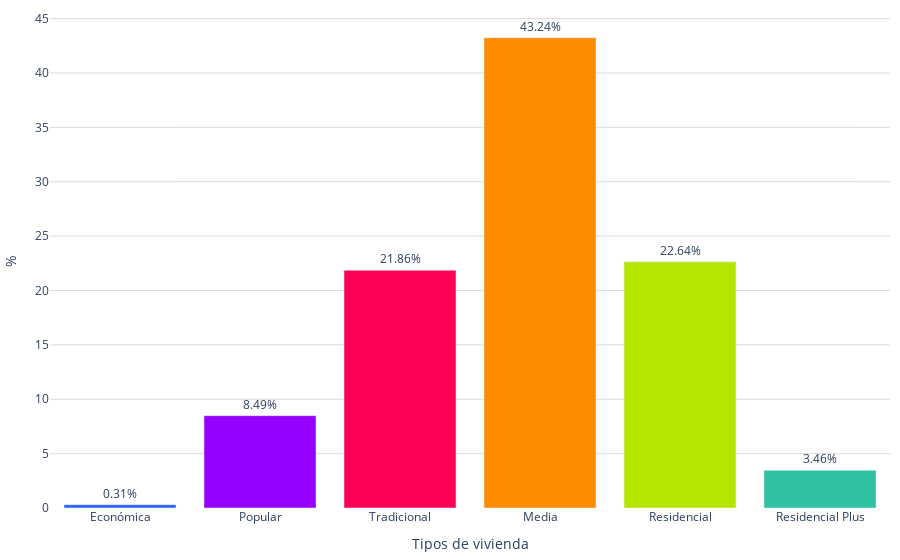

Notebook source saved alongside this figure:
### Code cell
labels = creditos_vivienda['vivienda_valor']
values = creditos_vivienda['promedio']
colores = ['#2962ff', '#9500ff', '#ff0059', '#ff8c00', '#b4e600', '#2EC2A2','#E50CB6']

fig = go.Figure()
fig.add_trace(go.Bar(
        x=labels, 
        y=values, 
        marker_color=colores,
        text=values,  # Texto que se mostrará en las barras (porcentaje)
        textposition='outside',  # Posición del texto (puede ser 'inside' o 'outside')
        texttemplate='%{text:.2f}%', 
    )
)    
fig.update_layout(
    #barmode='stack', 
    #title='Distribución de créditos por vivienda valor (2022)',
    #title_font_size = 22,
    xaxis=dict(title="Tipos de vivienda"),
    yaxis=dict(
        title='%', # Título del eje y
        gridcolor='#dddcda', # Color de las líneas que dividen los rangos del eje Y         
    ),  margin=dict(l=10, r=10, t=10, b=10),  # Ajusta los márgenes (left, right, top, bottom)
    plot_bgcolor='rgba(0,0,0,0)',  # Color de fondo del gráfico
    legend=dict(
        yanchor="top",
        y=0.99,
    )
)

# Exportar gráfica como archivo HTML
def guardar_grafico_como_html(fig, nombre_archivo, carpeta='assets\graficas'):
    # Crear la carpeta si no existe
    if not os.path.exists(carpeta):
        os.makedirs(carpeta)
    config = {
        'displaylogo': False,  # Ocultar el logo de Plotly
        'modeBarButtonsToRemove': [
            'toImage',       # Botón para guardar como imagen
            'select2d',      # Box select
            'lasso2d',       # Lasso select
            'resetScale2d',  # Reset Axes
        ]
    }
    # Gráfica como archivo HTML en la carpeta especificada
    pio.write_html(fig, f'{carpeta}/{nombre_archivo}.html', config=config)

guardar_grafico_como_html(fig, 'g_bar_creditos_vivienda_2024', carpeta='assets\graficas')
fig.show()

### Figure 1 — Plotly figure (JSON) as saved in the notebook; plotly's stock layout.template omitted (floating-point values rounded to 4 significant figures)
{"data": [{"marker": {"color": ["#2962ff", "#9500ff", "#ff0059", "#ff8c00", "#b4e600", "#2EC2A2", "#E50CB6"]}, "text": [0.31, 8.49, 21.86, 43.24, 22.64, 3.46], "textposition": "outside", "texttemplate": "%{text:.2f}%", "type": "bar", "x": ["Económica", "Popular", "Tradicional", "Media", "Residencial", "Residencial Plus"], "y": [0.31, 8.49, 21.86, 43.24, 22.64, 3.46]}], "layout": {"legend": {"y": 0.99, "yanchor": "top"}, "margin": {"b": 10, "l": 10, "r": 10, "t": 10}, "plot_bgcolor": "rgba(0,0,0,0)", "xaxis": {"title": {"text": "Tipos de vivienda"}}, "yaxis": {"gridcolor": "#dddcda", "title": {"text": "%"}}}}
